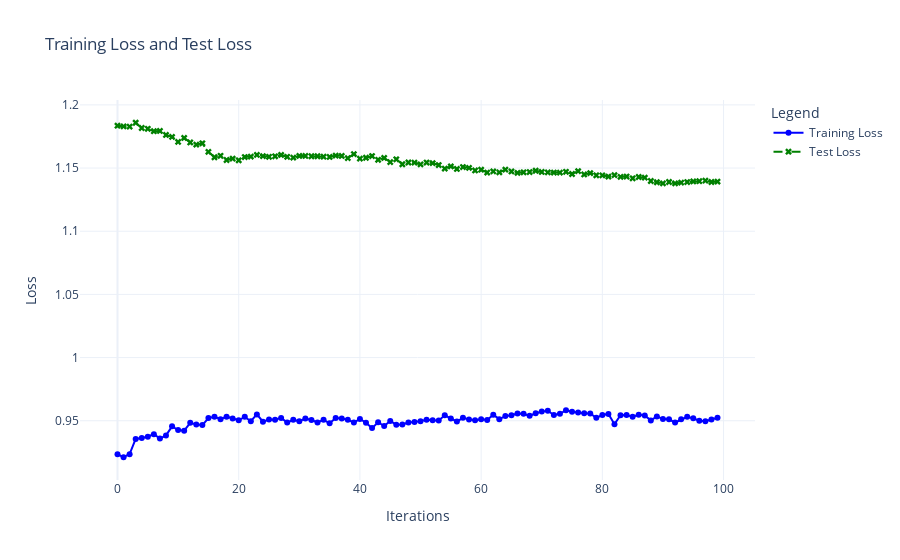

The code cell stored with this chart in its notebook:
### Code cell
import plotly.graph_objects as go
# Get the values from the dictionary
train_loss = results['train_loss']
test_loss = results['test_loss']

# Create a figure
fig = go.Figure()

# Plot training loss
fig.add_trace(go.Scatter(
    x=list(range(len(train_loss))),
    y=train_loss,
    mode='lines+markers',
    name='Training Loss',
    line=dict(color='blue'),
    marker=dict(symbol='circle')
))

# Plot test loss
fig.add_trace(go.Scatter(
    x=list(range(len(test_loss))),
    y=test_loss,
    mode='lines+markers',
    name='Test Loss',
    line=dict(color='green', dash='dash'),
    marker=dict(symbol='x')
))

# Add labels and title
fig.update_layout(
    title='Training Loss and Test Loss',
    xaxis_title='Iterations',
    yaxis_title='Loss',
    legend_title='Legend',
    template='plotly_white',
    showlegend=True
)

# Add grid
fig.update_xaxes(showgrid=True)
fig.update_yaxes(showgrid=True)

# Show the plot
fig.show()

### Figure 1 — Plotly figure (JSON) as saved in the notebook; plotly's stock layout.template omitted (floating-point values rounded to 4 significant figures)
{"data": [{"line": {"color": "blue"}, "marker": {"symbol": "circle"}, "mode": "lines+markers", "name": "Training Loss", "type": "scatter", "x": [0, 1, 2, 3, 4, 5, 6, 7, 8, 9, 10, 11, 12, 13, 14, 15, 16, 17, 18, 19, 20, 21, 22, 23, 24, 25, 26, 27, 28, 29, 30, 31, 32, 33, 34, 35, 36, 37, 38, 39, 40, 41, 42, 43, 44, 45, 46, 47, 48, 49, 50, 51, 52, 53, 54, 55, 56, 57, 58, 59, 60, 61, 62, 63, 64, 65, 66, 67, 68, 69, 70, 71, 72, 73, 74, 75, 76, 77, 78, 79, 80, 81, 82, 83, 84, 85, 86, 87, 88, 89, 90, 91, 92, 93, 94, 95, 96, 97, 98, 99], "y": [0.9234, 0.9211, 0.9236, 0.9356, 0.9364, 0.9374, 0.9394, 0.9359, 0.9384, 0.9456, 0.9426, 0.9422, 0.9483, 0.9471, 0.9465, 0.9521, 0.9532, 0.9512, 0.9532, 0.9518, 0.9504, 0.9531, 0.9496, 0.955, 0.9492, 0.951, 0.9507, 0.9523, 0.9486, 0.9508, 0.9497, 0.9517, 0.9506, 0.9486, 0.9507, 0.9479, 0.9522, 0.9518, 0.9509, 0.9486, 0.9514, 0.9484, 0.9442, 0.9488, 0.9458, 0.9498, 0.9469, 0.9471, 0.9487, 0.9489, 0.9496, 0.9508, 0.9504, 0.9501, 0.9543, 0.9518, 0.9494, 0.9523, 0.9511, 0.9505, 0.9512, 0.9506, 0.9547, 0.9513, 0.9537, 0.9544, 0.9558, 0.9555, 0.9539, 0.9559, 0.9572, 0.9579, 0.9546, 0.9555, 0.9583, 0.9572, 0.9565, 0.9558, 0.9558, 0.9523, 0.9545, 0.9554, 0.9473, 0.9544, 0.9545, 0.9531, 0.9548, 0.9542, 0.9503, 0.9534, 0.9513, 0.9512, 0.9486, 0.9512, 0.9531, 0.9519, 0.9501, 0.9496, 0.951, 0.9524]}, {"line": {"color": "green", "dash": "dash"}, "marker": {"symbol": "x"}, "mode": "lines+markers", "name": "Test Loss", "type": "scatter", "x": [0, 1, 2, 3, 4, 5, 6, 7, 8, 9, 10, 11, 12, 13, 14, 15, 16, 17, 18, 19, 20, 21, 22, 23, 24, 25, 26, 27, 28, 29, 30, 31, 32, 33, 34, 35, 36, 37, 38, 39, 40, 41, 42, 43, 44, 45, 46, 47, 48, 49, 50, 51, 52, 53, 54, 55, 56, 57, 58, 59, 60, 61, 62, 63, 64, 65, 66, 67, 68, 69, 70, 71, 72, 73, 74, 75, 76, 77, 78, 79, 80, 81, 82, 83, 84, 85, 86, 87, 88, 89, 90, 91, 92, 93, 94, 95, 96, 97, 98, 99], "y": [1.184, 1.183, 1.183, 1.186, 1.182, 1.181, 1.179, 1.179, 1.176, 1.175, 1.171, 1.174, 1.17, 1.169, 1.17, 1.163, 1.159, 1.16, 1.156, 1.157, 1.156, 1.159, 1.159, 1.16, 1.159, 1.159, 1.159, 1.16, 1.159, 1.158, 1.16, 1.16, 1.159, 1.159, 1.159, 1.159, 1.16, 1.16, 1.158, 1.161, 1.157, 1.158, 1.159, 1.157, 1.158, 1.155, 1.157, 1.153, 1.154, 1.154, 1.153, 1.154, 1.154, 1.152, 1.15, 1.151, 1.149, 1.151, 1.15, 1.148, 1.149, 1.146, 1.147, 1.147, 1.149, 1.147, 1.146, 1.147, 1.147, 1.148, 1.147, 1.147, 1.146, 1.146, 1.147, 1.145, 1.148, 1.145, 1.146, 1.144, 1.144, 1.143, 1.144, 1.143, 1.143, 1.142, 1.143, 1.142, 1.14, 1.139, 1.138, 1.139, 1.138, 1.138, 1.139, 1.139, 1.14, 1.14, 1.139, 1.139]}], "layout": {"autosize": true, "legend": {"title": {"text": "Legend"}}, "showlegend": true, "title": {"text": "Training Loss and Test Loss"}, "xaxis": {"autorange": true, "range": [-6.024, 105.0], "showgrid": true, "title": {"text": "Iterations"}, "type": "linear"}, "yaxis": {"autorange": true, "range": [0.8993, 1.208], "showgrid": true, "title": {"text": "Loss"}, "type": "linear"}}}
